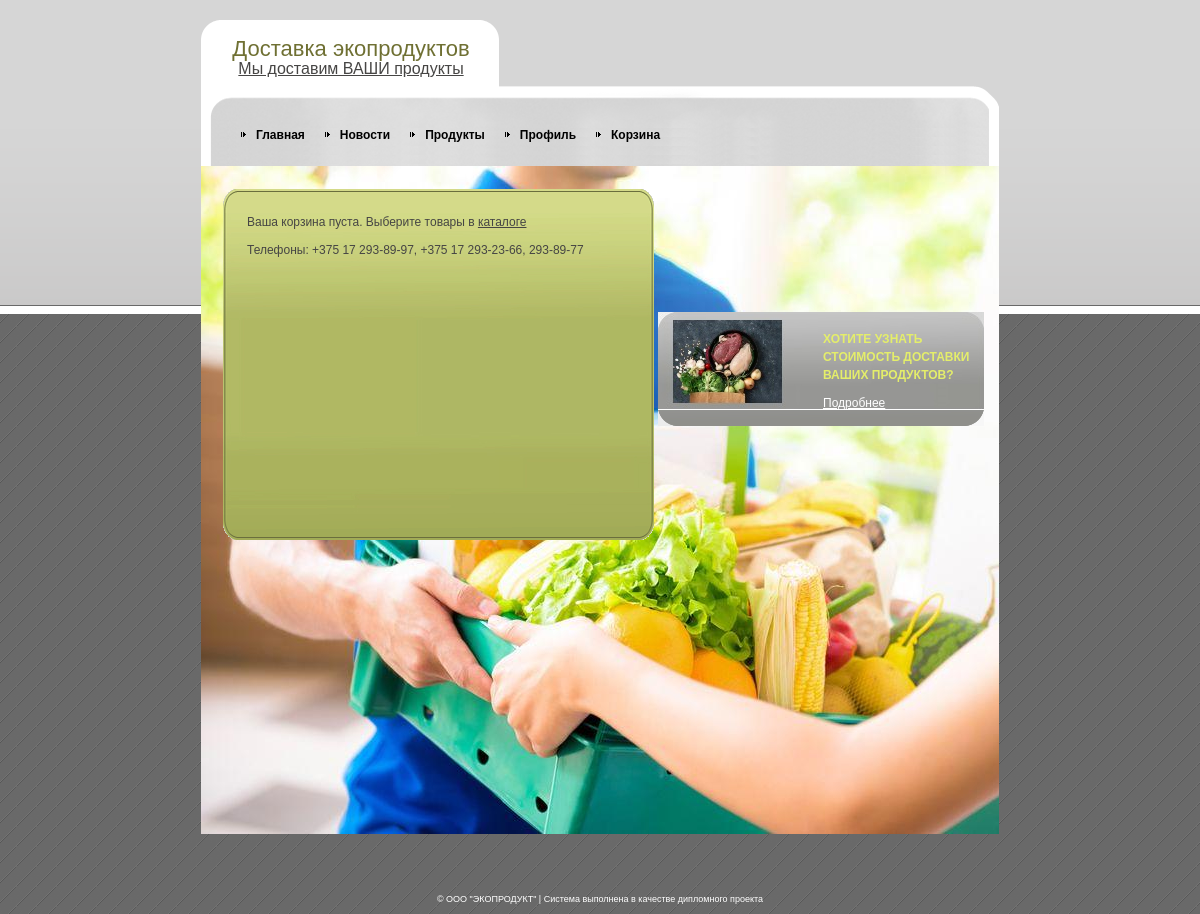
Before: /order.php (signed in) with the older database file.
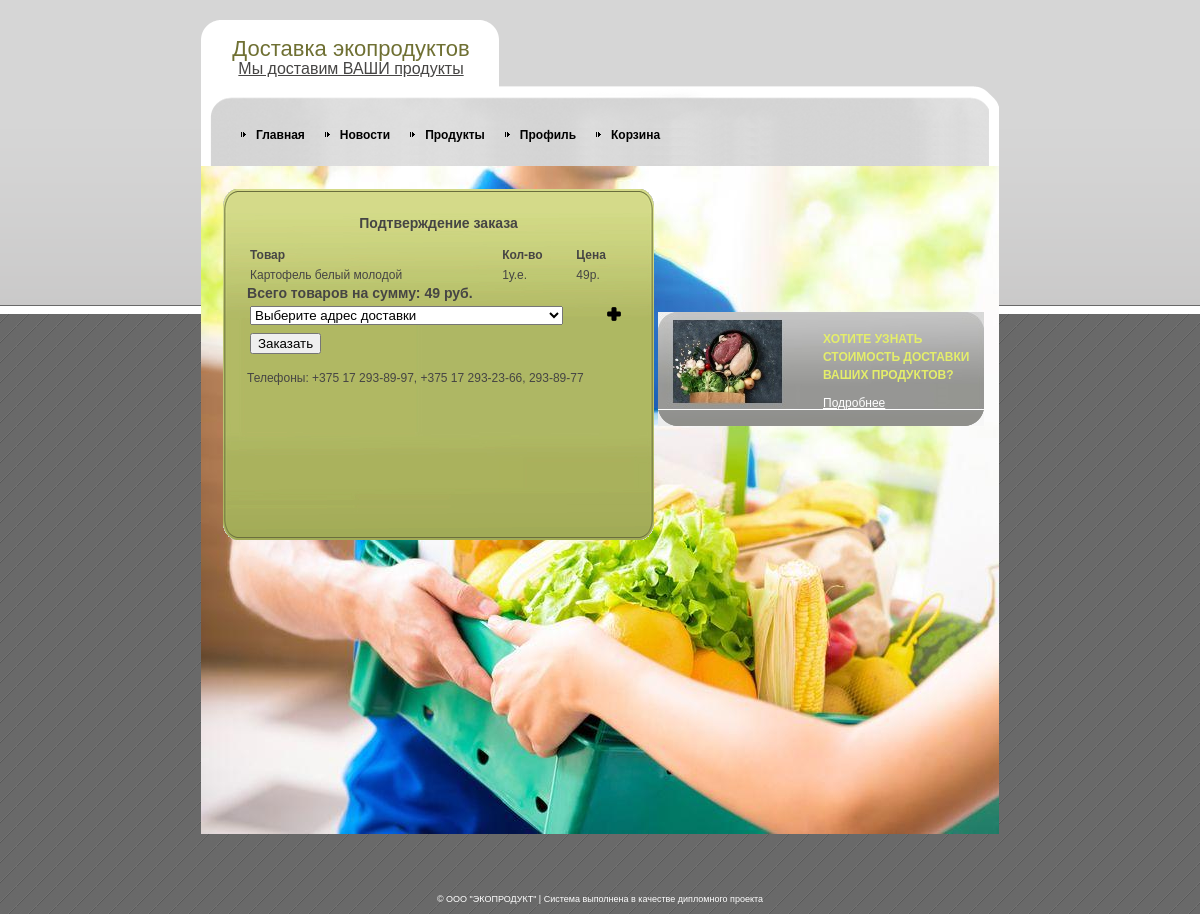
After: the same page with the newer database file.
### tables this page shows
CREATE TABLE IF NOT EXISTS `basket` (
  `id` int(11) NOT NULL AUTO_INCREMENT,
  `id_customer` int(11) NOT NULL,
  `id_catalog` int(11) NOT NULL,
  `quantity` float NOT NULL,
  `datetime` datetime NOT NULL,
  PRIMARY KEY (`id`),
  KEY `id` (`id`),
  KEY `catalogid` (`id_catalog`),
  KEY `id_customer` (`id_customer`)
);

CREATE TABLE IF NOT EXISTS `catalog` (
  `id` int(11) NOT NULL AUTO_INCREMENT,
  `typeid` int(11) NOT NULL,
  `article` varchar(15) NOT NULL,
  `name` varchar(150) NOT NULL,
  `note` varchar(500) NOT NULL,
  `amount` int(11) NOT NULL,
  `price` float NOT NULL,
  `discount` int(11) NOT NULL,
  PRIMARY KEY (`id`),
  KEY `id` (`id`),
  KEY `typeid` (`typeid`)
);

### order.php (the view, shortened to what this page needs)
<?php
require "lib_db.php";
$addresses = getCustomerAddresses($_SESSION["id"]);
?>
<!DOCTYPE html PUBLIC "-//W3C//DTD XHTML 1.0 Strict//EN" "http://www.w3.org/TR/xhtml1/DTD/xhtml1-strict.dtd">
<html xmlns="http://www.w3.org/1999/xhtml" xml:lang="en" lang="en">
<head>
<link rel="stylesheet" href="style.css" type="text/css" charset="utf-8" />
</head>
<body>
<div id="outer">
  <div id="wrapper">
    <div id="body-bot">
      <div id="body-top">
        <div id="logo">
          <h1>Доставка экопродуктов</h1>
          <p><a href="adminform.php" target="_parent">Мы доставим ВАШИ продукты</a></p>
        </div>
        <div id="nav">
          <ul>
          </ul>
        </div>
        <div id="gbox">
          <div id="gbox-top"> </div>
          <div id="gbox-bg">
            <div id="gbox-grd">
                <?php
                $basket = myBasket();
                if (empty($basket))
                {
                    echo "Ваша корзина пуста. Выберите товары в <a href='product.php'>каталоге</a>";
                }
                else
                {?>
                <h3 align='center'>Подтверждение заказа</h3><br>
                <table border="0" cellpadding="3" cellspacing="0" width="100%">
                    <tr>
                        <td><h4>Товар</h4></td>
                        <td><h4>Кол-во</h4></td>
                        <td><h4>Цена</h4></td>
                    </tr>
                    <?
                    $goods = myBasket();
                    $sum = 0;
                    foreach($goods as $item)
                    {
                        ?>
                        <tr>
                            <td><?=$item["name"]?></td>
                            <td><?=$item["quantity"]?>у.е.</td>
                            <td><?=$item["price"]?>р.</td>
                        </tr>
                        <?
                        $sum += $item["price"]*$item["quantity"];
                    }
                    ?>
                </table>
                <h3>Всего товаров на сумму: <?=$sum?> руб. </h3>
                <table border="0" cellpadding="3" cellspacing="0" width="100%">
                    <tr>
                        <td>
                            <form id="SAVE_ORDER" action='save_order.php' method='POST'>
                            <select name='id_address' size='1' style='width:313px;'>
                                <?
                                $items = "<option value='vse'>Выберите адрес доставки</option>";
                                foreach($addresses as $address)
                                {
                                    $items .= "<option value='".$address['id']."'>".$address["address"]."</option>";
                                }
                                echo $items;
                                ?>
                            </select>
                            </form>
                        <td>
                            <a href="add_address.php"><img height="20" src="images/logos/add.png" alt="add"/></a>
                        </td>
                    </tr>
                    <tr><td><input type='submit' value='Заказать' form="SAVE_ORDER"></td><td></td></tr>
                </table>
                <?}?>
              <div class="clear"><br> Телефоны: +375 17 293-89-97, +375 17 293-23-66, 293-89-77</div>
            </div>
          </div>
          <div id="gbox-bot"> </div>
        </div>
        <div id="greybox">
          <div id="greybox-bot">
            <div id="greybox-top">
              <h2>ХОТИТЕ УЗНАТЬ СТОИМОСТЬ ДОСТАВКИ ВАШИХ ПРОДУКТОВ? </h2>
              <p><a href="calc.php">Подробнее</a></p>
            </div>
          </div>
        </div>
      </div>
    </div>
  </div>
</div>
<div id="copyright"> &copy; ООО "ЭКОПРОДУКТ" | Система выполнена в качестве дипломного проекта</div>
</body>
</html>

Changed rows visible on the page:
added basket: id_catalog.name "Картофель белый молодой", quantity "1", id_catalog.price "49"
Other visible differences:
$sum: (not shown) → "49"
form field id_address: (not shown) → "Выберите адрес доставки"
form field value: (not shown) → "Заказать"
text no longer shown: "Ваша корзина пуста. Выберите товары в каталоге"
text now shown: "Подтверждение заказа Товар Кол-во Цена Всего товаров на сумму: руб."
